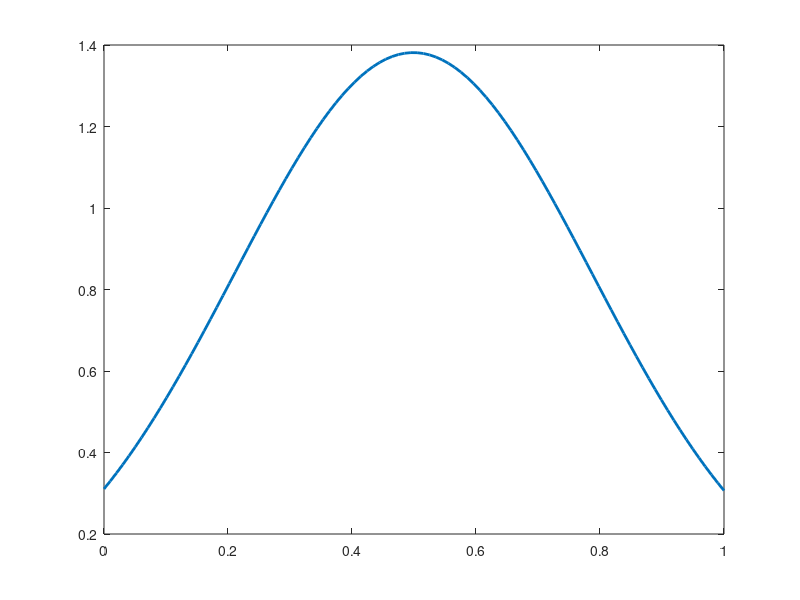

Reproduce this figure in MATLAB.

a=textread('mrg32k3a.txt');
x=linspace(0,1);
y=pdf('Normal',x,0.4989,0.2888);
plot(x,y,'LineWidth',2)
mu=mean(a)
sigma=sqrt(var(a))